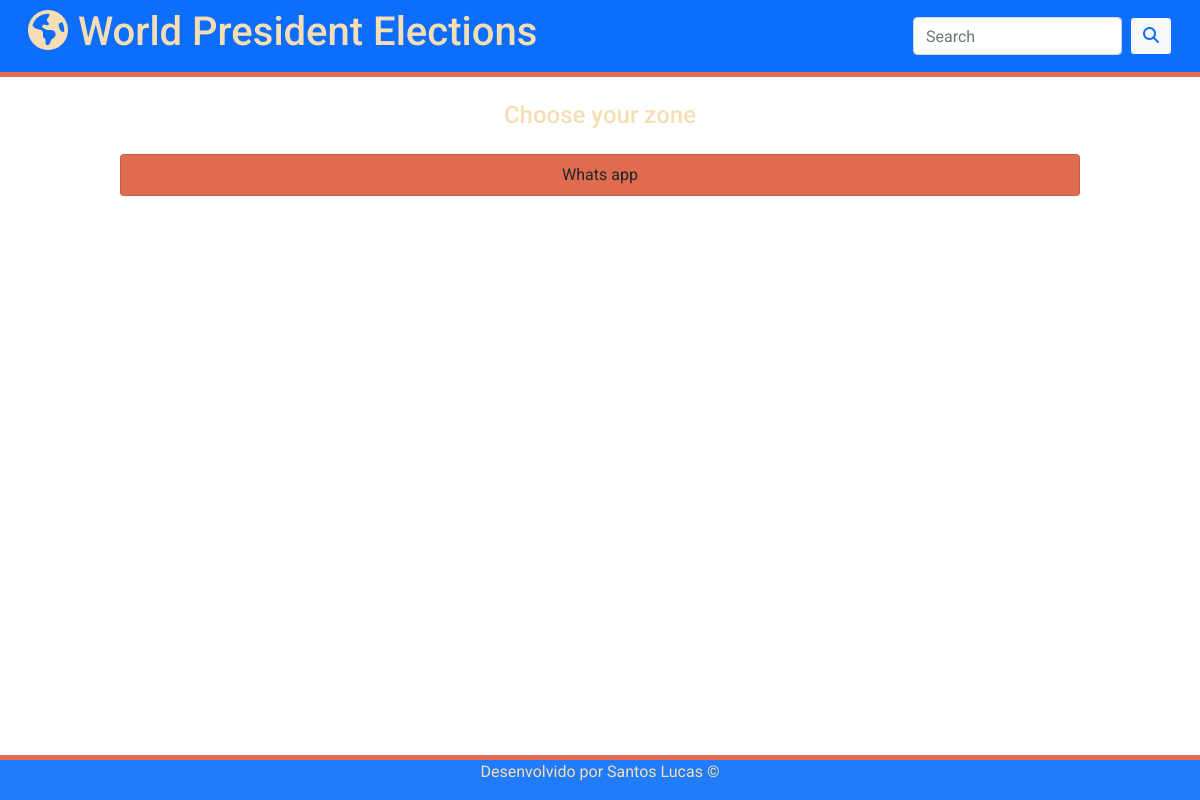
Before: /polls/ with the older database file.
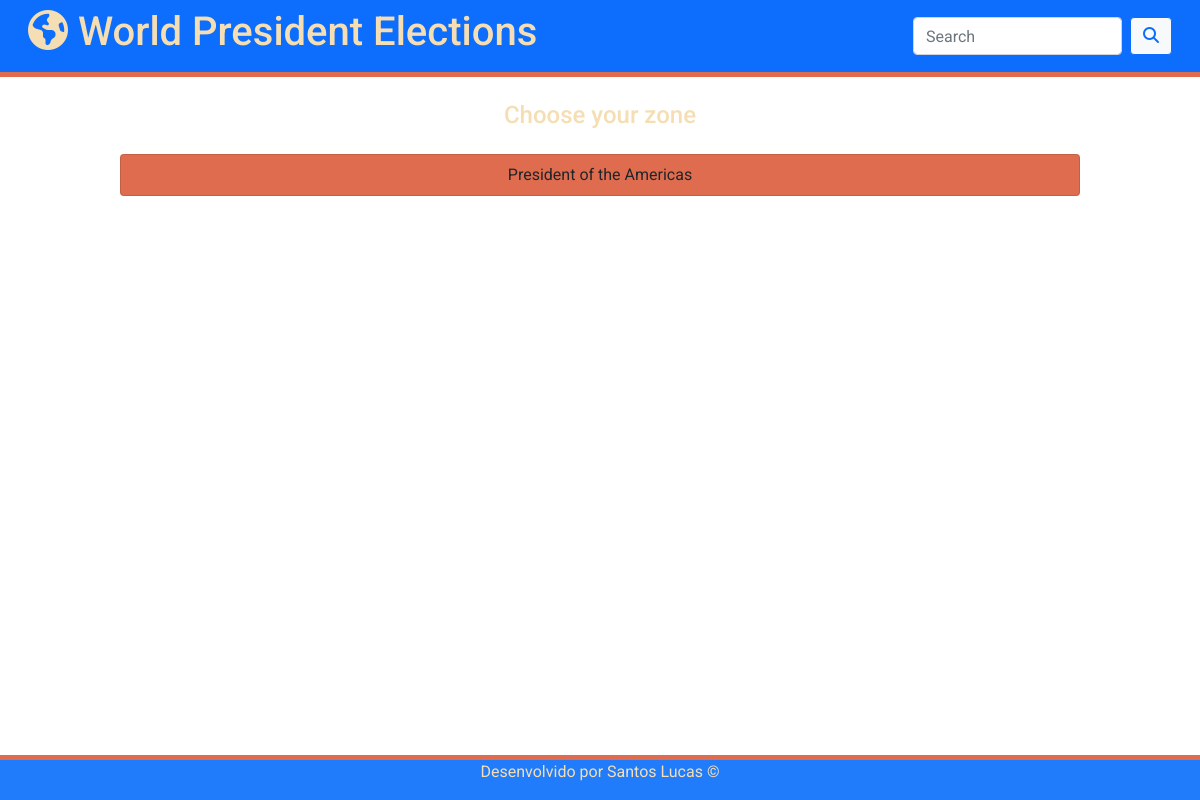
After: the same page with the newer database file.
### polls/models.py (models this page shows, shortened)
class Question(models.Model):
    question_text = models.CharField(max_length=200)
    pub_date = models.DateTimeField('date published')

### polls/views.py (the view)
# urls.py: path('', views.IndexView.as_view(), name='index'),
class IndexView(generic.ListView):
    template_name = 'polls/index.html'
    context_object_name = 'latest_question_list'
    def get_queryset(self):
        return Question.objects.filter(
            pub_date__lte=timezone.now()).order_by('-pub_date')[:5]

### polls/templates/polls/index.html
{% extends 'base.html' %}
{% load static %}
{% load crispy_forms_tags %}
{% block content %}
<div class="introduction text-center">
    <h4>Choose your zone</h4>
</div>
<div class="content">
    {% if latest_question_list %}
    <ul class="list-group text-center">
        {% for question in latest_question_list %}
        <li class="list-group-item"><a href="{% url 'polls:detail' question.id %}">{{ question.question_text }}</a></li>
        {% endfor %}
    </ul>
    {% else %}
    <p>No polls are available.</p>
    {% endif %}
</div>
{% endblock %}

Changed rows visible on the page:
changed Question: question_text "Whats app" → "President of the Americas"
